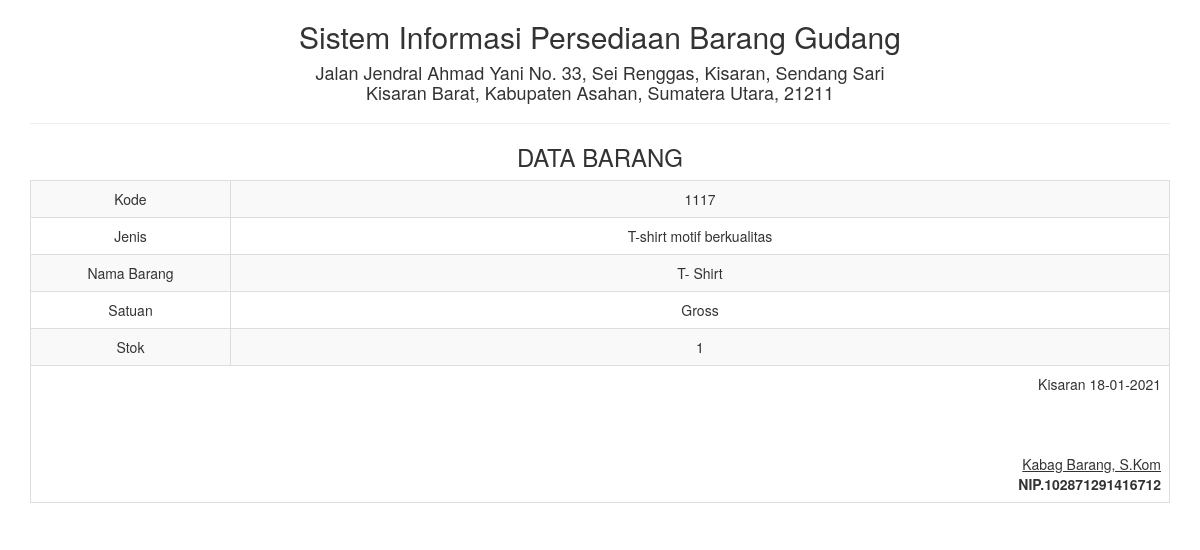
The page /report/barang_satu.php?id=14 on the database its author committed.
### tables this page shows
CREATE TABLE `barang` (
  `id` int(5) NOT NULL,
  `jenis` varchar(25) NOT NULL,
  `nama_barang` varchar(100) NOT NULL,
  `kode` varchar(50) NOT NULL,
  `satuan` varchar(30) NOT NULL,
  `stok` varchar(25) NOT NULL
);

### report/barang_satu.php (the view, shortened to what this page needs)
<!DOCTYPE html>
<html>
    <head>
        <link href="../Assets/css/bootstrap.min.css" rel="stylesheet" type="text/css"/>
    </head>
    <body onload="print()">
        <?php
        include '../config/koneksi.php';
        $sql = "SELECT * FROM barang WHERE id='" . $_GET ['id'] . "'";
        $query = mysqli_query($koneksi, $sql) or die("SQL Detail error");
        $data = mysqli_fetch_array($query);
        ?>
        <div class="container">
            <div class='row'>
                <div class="col-sm-12">
                    <div class="text-center">
                        <h2>Sistem Informasi Persediaan Barang Gudang </h2>
                        <h4>Jalan Jendral Ahmad Yani No. 33, Sei Renggas, Kisaran, Sendang Sari <br> Kisaran Barat, Kabupaten Asahan, Sumatera Utara, 21211</h4>
                        <hr>
                        <h3>DATA BARANG</h3>
                        <table class="table table-bordered table-striped table-hover">
                            <tbody>
								<tr>
                                    <td>Kode</td> <td><?= $data['kode'] ?></td>
                                </tr>
                                <tr>
                                    <td width="200">Jenis </td> <td><?= $data['jenis'] ?></td>
                                </tr>
                                <tr>
                                    <td>Nama Barang</td> <td><?= $data['nama_barang'] ?></td>
                                </tr>
								<tr>
                                    <td>Satuan</td> <td><?= $data['satuan'] ?></td>
                                </tr>
								<tr>
                                    <td>Stok</td> <td><?= $data['stok'] ?></td>
                                </tr>
                            </tbody>
                            <tfoot>
                                <tr>
                                    <td colspan="2" class="text-right">
                                        Kisaran  <?= date("d-m-Y") ?>
                                        <br><br><br><br>
                                        <u>Kabag Barang, S.Kom<strong></u><br>
                                        NIP.102871291416712
									</td>
								</tr>
							</tfoot>
                        </table>
                    </div>
                </div>
            </div>
    </body>
</html>

### rows shown on the page
barang: kode "1117", jenis "T-shirt motif berkualitas", nama_barang "T- Shirt", satuan "Gross", stok "1"
